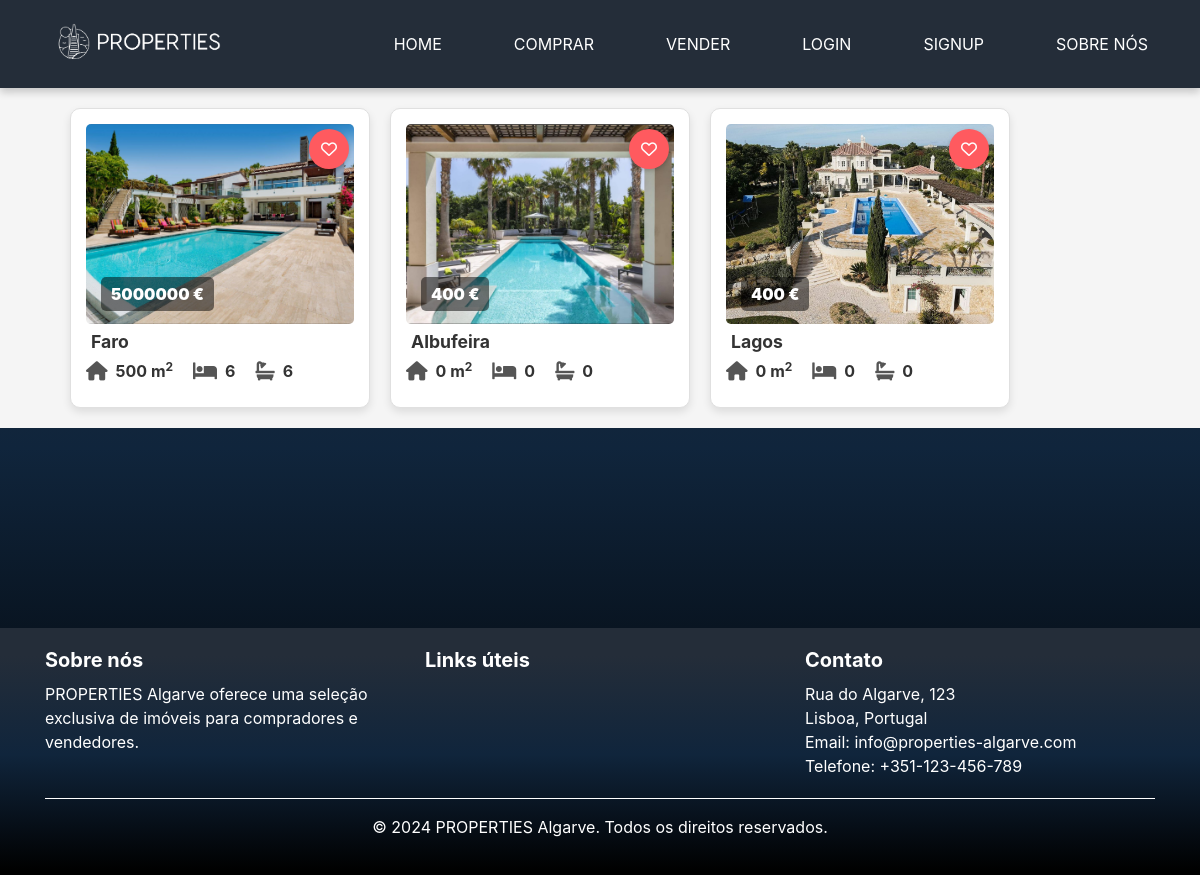
/myproperties/2, run on the app's committed database.
### base/models.py (models this page shows, shortened)
class Property(models.Model):
    LOCATION_CHOICES = [
        ('faro', 'Faro'),
        ('lagos', 'Lagos'),
        ('portimao', 'Portimão'),
        ('albufeira', 'Albufeira'),
        ('tavira', 'Tavira'),
        ('olhao', 'Olhão'),
        ('silves', 'Silves'),
        ('loule', 'Loulé'),
        ('vila_real_de_santo_antonio', 'Vila Real de Santo António'),
    ]
    host = models.ForeignKey('Profile', on_delete=models.CASCADE)
    title = models.CharField(max_length=255)
    description = models.TextField()
    location = models.CharField(max_length=100, choices=LOCATION_CHOICES)
    price = models.DecimalField(max_digits=10, decimal_places=0)
    area = models.IntegerField()
    num_bedrooms = models.IntegerField()
    num_bathrooms = models.IntegerField()
    elevator = models.BooleanField(default=False)
    parking_spaces = models.IntegerField(default=0)
    pool = models.BooleanField(default=False)

class PropertyImage(models.Model):
    property = models.ForeignKey('Property', related_name='images', on_delete=models.CASCADE)
    image = models.ImageField(upload_to='property_images/')
    uploaded_at = models.DateTimeField(auto_now_add=True)

### base/views.py (the view)
# urls.py: path('myproperties/<int:pk>', views.my_properties, name='my_properties'),
def my_properties(request, pk):
    user_obj = get_object_or_404(Profile, pk=pk)
    properties = Property.objects.filter(host=user_obj).order_by('-id')
    properties_with_images = []
    for prop in properties:
        first_image = prop.images.first()  # Utiliza o `related_name` definido no modelo
        properties_with_images.append((prop, first_image))
    return render(request, 'my_properties.html', {'properties_with_images': properties_with_images})

### templates/my_properties.html
{% extends 'main.html' %}
{% load static %}
{% block content %}
<div class="card-container">
    {% if properties_with_images %}
    {% for property, image in properties_with_images %}
    <div class="property-card">
        {% if image %}
        <a href="{% url 'property_detail' property.pk %}" class="">
            <img src="{{ image.image.url }}" alt="{{ property.title }} - Image" class="property-image">
        </a>
        {% else %}
        <p class="no-image">Nenhuma propriedade adicionada</p>
        {% endif %}
        <button class="favorites-button" title="Add to favorites"><i class="fa-regular fa-heart"></i></button>
        <p class="property-price"><strong>{{ property.price }} €</strong></p>
        <p class="property-location">
            {{ property.location|capfirst }}
        </p>
        <div class="property-details">
            <p class="detail-item">
                <i class="fa-solid fa-house"></i>
                <strong> {{ property.area }} m<sup>2</sup> </strong>
            </p>
            <p class="detail-item">
                <i class="fas fa-bed"></i>
                <strong> {{ property.num_bedrooms }} </strong>
            </p>
            <p class="detail-item">
                <i class="fas fa-bath"></i>
                <strong> {{ property.num_bathrooms }} </strong>
            </p>
        </div>
    </div>
    {% endfor %}
    {% else %}
    <div class="no-property">
        Nenhum imóvel disponível no momento.
    </div>
    {% endif %}
</div>
{% endblock %}

### base/static/css/style.css (style rules this page uses)
* { margin: 0; padding: 0; box-sizing: border-box; font-family: 'SFProDisplay', sans-serif; }
html, body { margin: 0; padding: 0; min-height: 100%; position: relative; font-family: 'SFProDisplay', sans-serif; background: linear-gradient(180deg, rgb(36, 45, 57) 11.2%, rgb(16, 37, 60) 51.2%, rgb(0, 0, 0) 98.6%); background-attachment: fixed; background-repeat: no-repeat; background-size: cover; }
.card-container { display: flex; flex-wrap: wrap; gap: 20px; justify-content: flex-start; padding: 20px 70px; background-color: #f5f5f5; }
.property-card { position: relative; background-color: white; border: 1px solid #e0e0e0; border-radius: 10px; box-shadow: 0 4px 8px rgba(0, 0, 0, 0.1); width: 300px; height: 300px; padding: 15px; text-align: center; transition: transform 0.2s; display: flex; flex-direction: column; justify-content: space-between; }
.property-card p { align-content: start; }
.property-image { width: 100%; height: 200px; object-fit: cover; border-radius: 5px; margin-bottom: 15px; }
.favorites-button { position: absolute; top: 20px; right: 20px; background-color: #FF5A5F; color: white; border: none; border-radius: 50%; width: 40px; height: 40px; cursor: pointer; font-size: 16px; box-shadow: 0 2px 4px rgba(0, 0, 0, 0.2); display: flex; justify-content: center; align-items: center; transition: transform 0.2s, background-color 0.2s; z-index: 10; }
.property-price { position: absolute; bottom: 80px; left: 30px; color: white; font-size: 1em; font-weight: bold; background-color: rgba(0, 0, 0, 0.5); padding: 5px 10px; border-radius: 5px; z-index: 10; visibility: visible; opacity: 1; }
.property-location { position: absolute; bottom: 30px; left: 10px; color: #333; font-size: 1.1em; font-weight: bold; padding: 5px 10px; border-radius: 5px; z-index: 10; }
.property-details { display: flex; gap: 20px; align-items: center; margin-top: 10px; padding-top: 10px; }
.detail-item { display: flex; align-items: center; gap: 8px; color: #333; }
.detail-item i { font-size: 1.2em; color: #555; }
.detail-item strong { font-weight: bold; }

### data on the page
Property: image (picture), price "5000000", location "Faro", area "500", num_bedrooms "6", num_bathrooms "6"
Property: image (picture), price "400", location "Albufeira", area "0", num_bedrooms "0", num_bathrooms "0"
Property: image (picture), price "400", location "Lagos", area "0", num_bedrooms "0", num_bathrooms "0"
